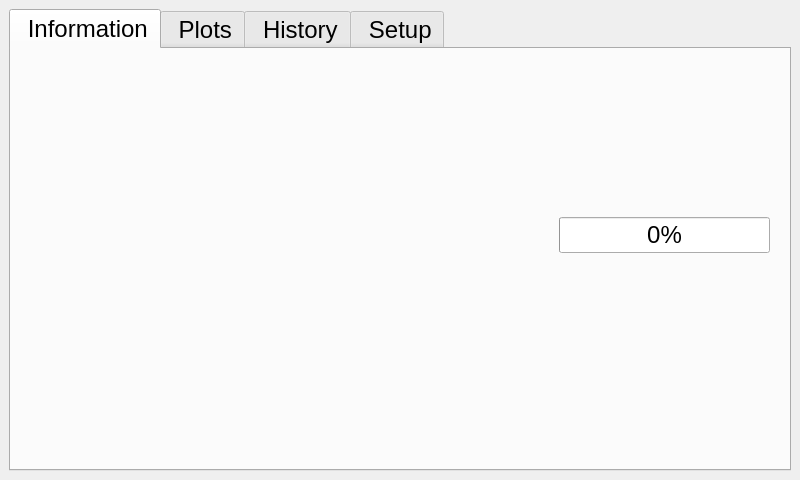
<?xml version="1.0" encoding="UTF-8"?>
<ui version="4.0">
 <class>MainWindow</class>
 <widget class="QMainWindow" name="MainWindow">
  <property name="geometry">
   <rect>
    <x>0</x>
    <y>0</y>
    <width>800</width>
    <height>480</height>
   </rect>
  </property>
  <property name="sizePolicy">
   <sizepolicy hsizetype="Preferred" vsizetype="Preferred">
    <horstretch>0</horstretch>
    <verstretch>0</verstretch>
   </sizepolicy>
  </property>
  <property name="minimumSize">
   <size>
    <width>800</width>
    <height>480</height>
   </size>
  </property>
  <property name="maximumSize">
   <size>
    <width>800</width>
    <height>480</height>
   </size>
  </property>
  <property name="windowTitle">
   <string>MainWindow</string>
  </property>
  <widget class="QWidget" name="centralwidget">
   <layout class="QHBoxLayout" name="horizontalLayout">
    <item>
     <widget class="QTabWidget" name="tabs">
      <property name="font">
       <font>
        <pointsize>18</pointsize>
       </font>
      </property>
      <property name="currentIndex">
       <number>0</number>
      </property>
      <widget class="QWidget" name="tab">
       <attribute name="title">
        <string> Information</string>
       </attribute>
       <layout class="QHBoxLayout" name="horizontalLayout_10">
        <item>
         <layout class="QVBoxLayout" name="verticalLayout_4" stretch="1,1">
          <property name="spacing">
           <number>12</number>
          </property>
          <property name="leftMargin">
           <number>10</number>
          </property>
          <property name="topMargin">
           <number>10</number>
          </property>
          <property name="rightMargin">
           <number>10</number>
          </property>
          <property name="bottomMargin">
           <number>10</number>
          </property>
          <item>
           <layout class="QHBoxLayout" name="horizontalLayout_8" stretch="1,1">
            <property name="spacing">
             <number>12</number>
            </property>
            <item>
             <layout class="QHBoxLayout" name="horizontalLayout_13" stretch="4,6">
              <item>
               <widget class="QLabel" name="img_gps">
                <property name="sizePolicy">
                 <sizepolicy hsizetype="Ignored" vsizetype="Ignored">
                  <horstretch>0</horstretch>
                  <verstretch>0</verstretch>
                 </sizepolicy>
                </property>
                <property name="text">
                 <string/>
                </property>
                <property name="scaledContents">
                 <bool>true</bool>
                </property>
                <property name="alignment">
                 <set>Qt::AlignCenter</set>
                </property>
                <property name="margin">
                 <number>0</number>
                </property>
               </widget>
              </item>
              <item>
               <widget class="QLabel" name="lbl_time_n_pos">
                <property name="text">
                 <string/>
                </property>
                <property name="alignment">
                 <set>Qt::AlignCenter</set>
                </property>
                <property name="wordWrap">
                 <bool>true</bool>
                </property>
               </widget>
              </item>
             </layout>
            </item>
            <item>
             <layout class="QGridLayout" name="gridLayout" columnstretch="4,6">
              <item row="0" column="1" rowspan="2">
               <widget class="QLabel" name="lbl_ble">
                <property name="text">
                 <string/>
                </property>
                <property name="alignment">
                 <set>Qt::AlignCenter</set>
                </property>
                <property name="wordWrap">
                 <bool>true</bool>
                </property>
               </widget>
              </item>
              <item row="2" column="1">
               <widget class="QProgressBar" name="bar_dl">
                <property name="value">
                 <number>0</number>
                </property>
                <property name="alignment">
                 <set>Qt::AlignCenter</set>
                </property>
                <property name="textVisible">
                 <bool>true</bool>
                </property>
               </widget>
              </item>
              <item row="0" column="0" rowspan="3">
               <widget class="QLabel" name="img_ble">
                <property name="sizePolicy">
                 <sizepolicy hsizetype="Ignored" vsizetype="Ignored">
                  <horstretch>0</horstretch>
                  <verstretch>0</verstretch>
                 </sizepolicy>
                </property>
                <property name="maximumSize">
                 <size>
                  <width>16777215</width>
                  <height>150</height>
                 </size>
                </property>
                <property name="text">
                 <string/>
                </property>
                <property name="scaledContents">
                 <bool>true</bool>
                </property>
                <property name="alignment">
                 <set>Qt::AlignCenter</set>
                </property>
                <property name="margin">
                 <number>10</number>
                </property>
               </widget>
              </item>
             </layout>
            </item>
           </layout>
          </item>
          <item>
           <layout class="QHBoxLayout" name="horizontalLayout_9" stretch="1,1">
            <property name="spacing">
             <number>12</number>
            </property>
            <item>
             <layout class="QHBoxLayout" name="horizontalLayout_7" stretch="4,6">
              <item>
               <widget class="QLabel" name="img_net">
                <property name="sizePolicy">
                 <sizepolicy hsizetype="Ignored" vsizetype="Ignored">
                  <horstretch>0</horstretch>
                  <verstretch>0</verstretch>
                 </sizepolicy>
                </property>
                <property name="maximumSize">
                 <size>
                  <width>16777215</width>
                  <height>150</height>
                 </size>
                </property>
                <property name="text">
                 <string/>
                </property>
                <property name="scaledContents">
                 <bool>true</bool>
                </property>
                <property name="alignment">
                 <set>Qt::AlignCenter</set>
                </property>
                <property name="margin">
                 <number>0</number>
                </property>
               </widget>
              </item>
              <item>
               <widget class="QLabel" name="lbl_net_n_cloud">
                <property name="text">
                 <string/>
                </property>
                <property name="alignment">
                 <set>Qt::AlignCenter</set>
                </property>
                <property name="wordWrap">
                 <bool>true</bool>
                </property>
               </widget>
              </item>
             </layout>
            </item>
            <item>
             <layout class="QHBoxLayout" name="horizontalLayout_15" stretch="4,6">
              <item>
               <widget class="QLabel" name="img_plt">
                <property name="sizePolicy">
                 <sizepolicy hsizetype="Ignored" vsizetype="Ignored">
                  <horstretch>0</horstretch>
                  <verstretch>0</verstretch>
                 </sizepolicy>
                </property>
                <property name="maximumSize">
                 <size>
                  <width>16777215</width>
                  <height>150</height>
                 </size>
                </property>
                <property name="text">
                 <string/>
                </property>
                <property name="scaledContents">
                 <bool>true</bool>
                </property>
                <property name="alignment">
                 <set>Qt::AlignCenter</set>
                </property>
                <property name="margin">
                 <number>0</number>
                </property>
               </widget>
              </item>
              <item>
               <layout class="QVBoxLayout" name="verticalLayout_5">
                <item>
                 <widget class="QLabel" name="lbl_plot">
                  <property name="text">
                   <string/>
                  </property>
                  <property name="alignment">
                   <set>Qt::AlignCenter</set>
                  </property>
                  <property name="wordWrap">
                   <bool>true</bool>
                  </property>
                 </widget>
                </item>
               </layout>
              </item>
             </layout>
            </item>
           </layout>
          </item>
         </layout>
        </item>
       </layout>
      </widget>
      <widget class="QWidget" name="tab_2">
       <attribute name="title">
        <string> Plots</string>
       </attribute>
       <widget class="QWidget" name="layoutWidget_2">
        <property name="geometry">
         <rect>
          <x>0</x>
          <y>0</y>
          <width>781</width>
          <height>411</height>
         </rect>
        </property>
        <layout class="QVBoxLayout" name="vl_3">
         <property name="spacing">
          <number>0</number>
         </property>
         <property name="sizeConstraint">
          <enum>QLayout::SetDefaultConstraint</enum>
         </property>
         <property name="leftMargin">
          <number>0</number>
         </property>
         <property name="rightMargin">
          <number>0</number>
         </property>
        </layout>
       </widget>
       <widget class="QLabel" name="lbl_plt_bsy">
        <property name="geometry">
         <rect>
          <x>335</x>
          <y>130</y>
          <width>100</width>
          <height>101</height>
         </rect>
        </property>
        <property name="font">
         <font>
          <pointsize>64</pointsize>
          <stylestrategy>PreferAntialias</stylestrategy>
         </font>
        </property>
        <property name="styleSheet">
         <string notr="true"/>
        </property>
        <property name="frameShape">
         <enum>QFrame::NoFrame</enum>
        </property>
        <property name="text">
         <string>···</string>
        </property>
        <property name="textFormat">
         <enum>Qt::RichText</enum>
        </property>
        <property name="scaledContents">
         <bool>true</bool>
        </property>
        <property name="alignment">
         <set>Qt::AlignCenter</set>
        </property>
        <property name="wordWrap">
         <bool>true</bool>
        </property>
       </widget>
       <widget class="QLabel" name="lbl_plt_msg">
        <property name="geometry">
         <rect>
          <x>110</x>
          <y>220</y>
          <width>551</width>
          <height>81</height>
         </rect>
        </property>
        <property name="font">
         <font>
          <pointsize>20</pointsize>
         </font>
        </property>
        <property name="styleSheet">
         <string notr="true">background: lightyellow;</string>
        </property>
        <property name="frameShape">
         <enum>QFrame::Box</enum>
        </property>
        <property name="text">
         <string>msg_plt</string>
        </property>
        <property name="alignment">
         <set>Qt::AlignCenter</set>
        </property>
        <property name="wordWrap">
         <bool>true</bool>
        </property>
       </widget>
      </widget>
      <widget class="QWidget" name="tab_3">
       <attribute name="title">
        <string> History</string>
       </attribute>
       <layout class="QHBoxLayout" name="horizontalLayout_12">
        <item>
         <layout class="QVBoxLayout" name="verticalLayout_3" stretch="3,1,5">
          <property name="leftMargin">
           <number>12</number>
          </property>
          <property name="topMargin">
           <number>12</number>
          </property>
          <property name="rightMargin">
           <number>12</number>
          </property>
          <property name="bottomMargin">
           <number>12</number>
          </property>
          <item>
           <layout class="QHBoxLayout" name="horizontalLayout_11">
            <item>
             <spacer name="horizontalSpacer_6">
              <property name="orientation">
               <enum>Qt::Horizontal</enum>
              </property>
              <property name="sizeHint" stdset="0">
               <size>
                <width>40</width>
                <height>20</height>
               </size>
              </property>
             </spacer>
            </item>
            <item>
             <widget class="QLabel" name="img_boat">
              <property name="sizePolicy">
               <sizepolicy hsizetype="Ignored" vsizetype="Ignored">
                <horstretch>5</horstretch>
                <verstretch>0</verstretch>
               </sizepolicy>
              </property>
              <property name="maximumSize">
               <size>
                <width>150</width>
                <height>150</height>
               </size>
              </property>
              <property name="text">
               <string/>
              </property>
              <property name="pixmap">
               <pixmap>../../../.designer/backup/res/img_boatname.png</pixmap>
              </property>
              <property name="scaledContents">
               <bool>true</bool>
              </property>
             </widget>
            </item>
            <item>
             <spacer name="horizontalSpacer_5">
              <property name="orientation">
               <enum>Qt::Horizontal</enum>
              </property>
              <property name="sizeHint" stdset="0">
               <size>
                <width>40</width>
                <height>20</height>
               </size>
              </property>
             </spacer>
            </item>
            <item>
             <widget class="QLabel" name="lbl_boatname">
              <property name="sizePolicy">
               <sizepolicy hsizetype="Preferred" vsizetype="Preferred">
                <horstretch>8</horstretch>
                <verstretch>0</verstretch>
               </sizepolicy>
              </property>
              <property name="font">
               <font>
                <pointsize>20</pointsize>
                <kerning>false</kerning>
               </font>
              </property>
              <property name="text">
               <string>&lt;boatname&gt;</string>
              </property>
              <property name="alignment">
               <set>Qt::AlignCenter</set>
              </property>
              <property name="margin">
               <number>0</number>
              </property>
             </widget>
            </item>
            <item>
             <widget class="QLabel" name="lbl_ver">
              <property name="text">
               <string>DDH vX.YY.ZZ</string>
              </property>
              <property name="alignment">
               <set>Qt::AlignCenter</set>
              </property>
             </widget>
            </item>
            <item>
             <spacer name="horizontalSpacer_9">
              <property name="orientation">
               <enum>Qt::Horizontal</enum>
              </property>
              <property name="sizeHint" stdset="0">
               <size>
                <width>40</width>
                <height>20</height>
               </size>
              </property>
             </spacer>
            </item>
           </layout>
          </item>
          <item>
           <spacer name="verticalSpacer_4">
            <property name="orientation">
             <enum>Qt::Vertical</enum>
            </property>
            <property name="sizeHint" stdset="0">
             <size>
              <width>20</width>
              <height>40</height>
             </size>
            </property>
           </spacer>
          </item>
          <item>
           <layout class="QHBoxLayout" name="horizontalLayout_4">
            <item>
             <widget class="QTableWidget" name="tbl_his">
              <property name="enabled">
               <bool>true</bool>
              </property>
              <property name="styleSheet">
               <string notr="true">font: 19pt &quot;Ubuntu&quot;;</string>
              </property>
              <property name="selectionMode">
               <enum>QAbstractItemView::SingleSelection</enum>
              </property>
              <property name="selectionBehavior">
               <enum>QAbstractItemView::SelectRows</enum>
              </property>
              <property name="showGrid">
               <bool>true</bool>
              </property>
              <property name="rowCount">
               <number>5</number>
              </property>
              <property name="columnCount">
               <number>3</number>
              </property>
              <attribute name="horizontalHeaderMinimumSectionSize">
               <number>80</number>
              </attribute>
              <attribute name="horizontalHeaderDefaultSectionSize">
               <number>230</number>
              </attribute>
              <attribute name="horizontalHeaderHighlightSections">
               <bool>false</bool>
              </attribute>
              <attribute name="verticalHeaderVisible">
               <bool>false</bool>
              </attribute>
              <attribute name="verticalHeaderDefaultSectionSize">
               <number>36</number>
              </attribute>
              <attribute name="verticalHeaderHighlightSections">
               <bool>false</bool>
              </attribute>
              <row/>
              <row/>
              <row/>
              <row/>
              <row/>
              <column/>
              <column/>
              <column/>
             </widget>
            </item>
           </layout>
          </item>
         </layout>
        </item>
       </layout>
      </widget>
      <widget class="QWidget" name="tab_setup">
       <attribute name="title">
        <string> Setup</string>
       </attribute>
       <layout class="QHBoxLayout" name="horizontalLayout_6" stretch="0">
        <property name="leftMargin">
         <number>18</number>
        </property>
        <property name="rightMargin">
         <number>18</number>
        </property>
        <item>
         <layout class="QHBoxLayout" name="horizontalLayout_2" stretch="10,1,10">
          <item>
           <layout class="QVBoxLayout" name="verticalLayout" stretch="1,10,1,10">
            <item>
             <layout class="QHBoxLayout" name="horizontalLayout_3">
              <item>
               <widget class="QPushButton" name="btn_see_all">
                <property name="text">
                 <string>see all</string>
                </property>
               </widget>
              </item>
              <item>
               <widget class="QPushButton" name="btn_see_cur">
                <property name="text">
                 <string>see current</string>
                </property>
               </widget>
              </item>
              <item>
               <widget class="QPushButton" name="btn_known_clear">
                <property name="text">
                 <string>clear</string>
                </property>
               </widget>
              </item>
             </layout>
            </item>
            <item>
             <widget class="QListWidget" name="lst_mac_org">
              <property name="font">
               <font>
                <family>Open Sans</family>
                <pointsize>18</pointsize>
               </font>
              </property>
              <property name="selectionMode">
               <enum>QAbstractItemView::MultiSelection</enum>
              </property>
             </widget>
            </item>
            <item>
             <layout class="QHBoxLayout" name="horizontalLayout_5">
              <item>
               <spacer name="horizontalSpacer_3">
                <property name="orientation">
                 <enum>Qt::Horizontal</enum>
                </property>
                <property name="sizeHint" stdset="0">
                 <size>
                  <width>40</width>
                  <height>20</height>
                 </size>
                </property>
               </spacer>
              </item>
              <item>
               <widget class="QPushButton" name="btn_arrow">
                <property name="text">
                 <string>↓</string>
                </property>
               </widget>
              </item>
              <item>
               <spacer name="horizontalSpacer_4">
                <property name="orientation">
                 <enum>Qt::Horizontal</enum>
                </property>
                <property name="sizeHint" stdset="0">
                 <size>
                  <width>40</width>
                  <height>20</height>
                 </size>
                </property>
               </spacer>
              </item>
             </layout>
            </item>
            <item>
             <widget class="QListWidget" name="lst_mac_dst"/>
            </item>
           </layout>
          </item>
          <item>
           <spacer name="horizontalSpacer_2">
            <property name="orientation">
             <enum>Qt::Horizontal</enum>
            </property>
            <property name="sizeHint" stdset="0">
             <size>
              <width>144</width>
              <height>397</height>
             </size>
            </property>
           </spacer>
          </item>
          <item>
           <layout class="QVBoxLayout" name="verticalLayout_2" stretch="1,3,1,1,0,1">
            <property name="rightMargin">
             <number>6</number>
            </property>
            <property name="bottomMargin">
             <number>6</number>
            </property>
            <item>
             <spacer name="verticalSpacer">
              <property name="orientation">
               <enum>Qt::Vertical</enum>
              </property>
              <property name="sizeHint" stdset="0">
               <size>
                <width>20</width>
                <height>40</height>
               </size>
              </property>
             </spacer>
            </item>
            <item>
             <layout class="QFormLayout" name="formLayout">
              <item row="0" column="0">
               <widget class="QLabel" name="label">
                <property name="text">
                 <string>vessel name</string>
                </property>
               </widget>
              </item>
              <item row="0" column="1">
               <widget class="QLineEdit" name="lne_vessel"/>
              </item>
              <item row="1" column="0">
               <widget class="QLabel" name="label_3">
                <property name="text">
                 <string>forget time (s)</string>
                </property>
               </widget>
              </item>
              <item row="1" column="1">
               <widget class="QLineEdit" name="lne_forget"/>
              </item>
              <item row="2" column="0">
               <widget class="QLabel" name="label_5">
                <property name="text">
                 <string>current ones</string>
                </property>
               </widget>
              </item>
              <item row="2" column="1">
               <widget class="QPushButton" name="btn_load_current">
                <property name="text">
                 <string>load</string>
                </property>
               </widget>
              </item>
             </layout>
            </item>
            <item>
             <widget class="QLabel" name="lbl_setup_result">
              <property name="text">
               <string/>
              </property>
              <property name="alignment">
               <set>Qt::AlignRight|Qt::AlignTrailing|Qt::AlignVCenter</set>
              </property>
             </widget>
            </item>
            <item>
             <spacer name="verticalSpacer_3">
              <property name="orientation">
               <enum>Qt::Vertical</enum>
              </property>
              <property name="sizeHint" stdset="0">
               <size>
                <width>20</width>
                <height>40</height>
               </size>
              </property>
             </spacer>
            </item>
            <item>
             <layout class="QGridLayout" name="gridLayout_2">
              <item row="1" column="0">
               <widget class="QLabel" name="label_4">
                <property name="text">
                 <string>restart DDH</string>
                </property>
               </widget>
              </item>
              <item row="1" column="1">
               <widget class="QPushButton" name="btn_setup_apply">
                <property name="text">
                 <string>apply</string>
                </property>
               </widget>
              </item>
              <item row="0" column="1">
               <widget class="QPushButton" name="btn_dl_purge">
                <property name="text">
                 <string>purge</string>
                </property>
               </widget>
              </item>
              <item row="0" column="0">
               <widget class="QLabel" name="label_6">
                <property name="text">
                 <string>files folder</string>
                </property>
               </widget>
              </item>
              <item row="2" column="0">
               <widget class="QLabel" name="label_7">
                <property name="text">
                 <string>history tab</string>
                </property>
               </widget>
              </item>
              <item row="2" column="1">
               <widget class="QPushButton" name="btn_his_purge">
                <property name="text">
                 <string>purge</string>
                </property>
               </widget>
              </item>
             </layout>
            </item>
            <item>
             <spacer name="verticalSpacer_2">
              <property name="orientation">
               <enum>Qt::Vertical</enum>
              </property>
              <property name="sizeHint" stdset="0">
               <size>
                <width>20</width>
                <height>40</height>
               </size>
              </property>
             </spacer>
            </item>
           </layout>
          </item>
         </layout>
        </item>
       </layout>
      </widget>
     </widget>
    </item>
   </layout>
  </widget>
 </widget>
 <resources/>
 <connections/>
</ui>
